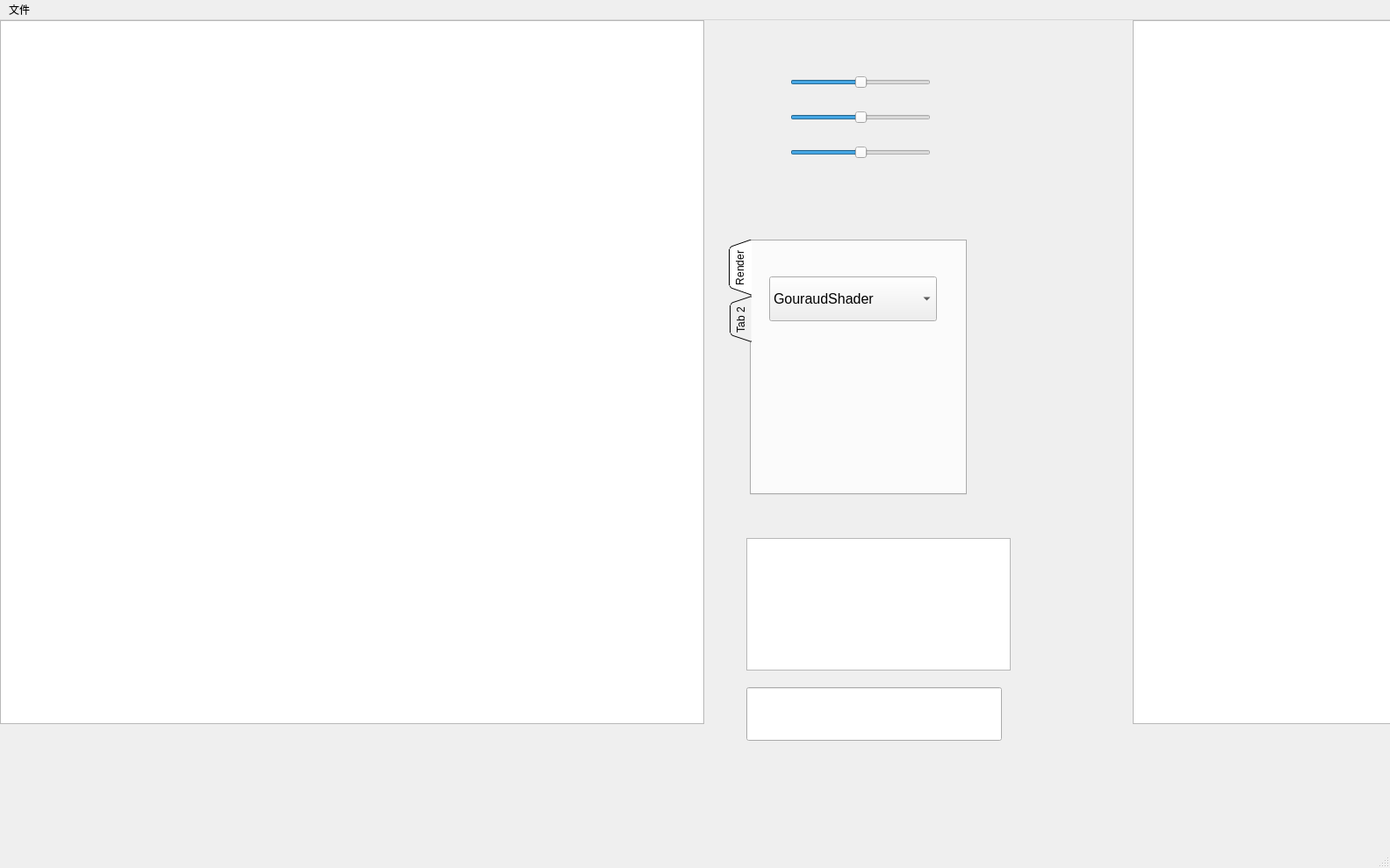
<?xml version="1.0" encoding="UTF-8"?>
<ui version="4.0">
 <class>MainWindow</class>
 <widget class="QMainWindow" name="MainWindow">
  <property name="geometry">
   <rect>
    <x>0</x>
    <y>0</y>
    <width>1583</width>
    <height>989</height>
   </rect>
  </property>
  <property name="windowTitle">
   <string>MainWindow</string>
  </property>
  <widget class="QWidget" name="centralwidget">
   <widget class="QTextBrowser" name="DebugLog">
    <property name="geometry">
     <rect>
      <x>850</x>
      <y>590</y>
      <width>301</width>
      <height>151</height>
     </rect>
    </property>
    <property name="html">
     <string>&lt;!DOCTYPE HTML PUBLIC &quot;-//W3C//DTD HTML 4.0//EN&quot; &quot;http://www.w3.org/TR/REC-html40/strict.dtd&quot;&gt;
&lt;html&gt;&lt;head&gt;&lt;meta name=&quot;qrichtext&quot; content=&quot;1&quot; /&gt;&lt;meta charset=&quot;utf-8&quot; /&gt;&lt;style type=&quot;text/css&quot;&gt;
p, li { white-space: pre-wrap; }
&lt;/style&gt;&lt;/head&gt;&lt;body style=&quot; font-family:'Microsoft YaHei UI'; font-size:9pt; font-weight:400; font-style:normal;&quot;&gt;
&lt;p style=&quot;-qt-paragraph-type:empty; margin-top:0px; margin-bottom:0px; margin-left:0px; margin-right:0px; -qt-block-indent:0; text-indent:0px;&quot;&gt;&lt;br /&gt;&lt;/p&gt;&lt;/body&gt;&lt;/html&gt;</string>
    </property>
   </widget>
   <widget class="QGraphicsView" name="graphicsView">
    <property name="geometry">
     <rect>
      <x>0</x>
      <y>0</y>
      <width>802</width>
      <height>802</height>
     </rect>
    </property>
   </widget>
   <widget class="QGraphicsView" name="zbufferGView">
    <property name="geometry">
     <rect>
      <x>1290</x>
      <y>0</y>
      <width>802</width>
      <height>802</height>
     </rect>
    </property>
   </widget>
   <widget class="QTabWidget" name="tabWidget">
    <property name="geometry">
     <rect>
      <x>830</x>
      <y>250</y>
      <width>271</width>
      <height>291</height>
     </rect>
    </property>
    <property name="font">
     <font>
      <pointsize>9</pointsize>
     </font>
    </property>
    <property name="layoutDirection">
     <enum>Qt::LeftToRight</enum>
    </property>
    <property name="autoFillBackground">
     <bool>false</bool>
    </property>
    <property name="tabPosition">
     <enum>QTabWidget::West</enum>
    </property>
    <property name="tabShape">
     <enum>QTabWidget::Triangular</enum>
    </property>
    <property name="currentIndex">
     <number>0</number>
    </property>
    <widget class="QWidget" name="tab_render">
     <property name="font">
      <font>
       <pointsize>13</pointsize>
      </font>
     </property>
     <attribute name="title">
      <string>Render</string>
     </attribute>
     <widget class="QComboBox" name="comboBox">
      <property name="geometry">
       <rect>
        <x>20</x>
        <y>40</y>
        <width>191</width>
        <height>51</height>
       </rect>
      </property>
      <property name="font">
       <font>
        <pointsize>12</pointsize>
       </font>
      </property>
      <property name="currentIndex">
       <number>1</number>
      </property>
      <item>
       <property name="text">
        <string>FlatShader</string>
       </property>
      </item>
      <item>
       <property name="text">
        <string>GouraudShader</string>
       </property>
      </item>
      <item>
       <property name="text">
        <string>PhongShader</string>
       </property>
      </item>
      <item>
       <property name="text">
        <string>ToonShader</string>
       </property>
      </item>
     </widget>
    </widget>
    <widget class="QWidget" name="tab_3">
     <attribute name="title">
      <string>Tab 2</string>
     </attribute>
    </widget>
   </widget>
   <widget class="QWidget" name="TransformWidget" native="true">
    <property name="geometry">
     <rect>
      <x>880</x>
      <y>30</y>
      <width>221</width>
      <height>161</height>
     </rect>
    </property>
    <widget class="QSlider" name="lightX">
     <property name="geometry">
      <rect>
       <x>20</x>
       <y>30</y>
       <width>160</width>
       <height>22</height>
      </rect>
     </property>
     <property name="minimum">
      <number>-50</number>
     </property>
     <property name="maximum">
      <number>50</number>
     </property>
     <property name="value">
      <number>0</number>
     </property>
     <property name="orientation">
      <enum>Qt::Horizontal</enum>
     </property>
    </widget>
    <widget class="QSlider" name="lightY">
     <property name="geometry">
      <rect>
       <x>20</x>
       <y>70</y>
       <width>160</width>
       <height>22</height>
      </rect>
     </property>
     <property name="minimum">
      <number>-50</number>
     </property>
     <property name="maximum">
      <number>50</number>
     </property>
     <property name="value">
      <number>0</number>
     </property>
     <property name="orientation">
      <enum>Qt::Horizontal</enum>
     </property>
    </widget>
    <widget class="QSlider" name="lightZ">
     <property name="geometry">
      <rect>
       <x>20</x>
       <y>110</y>
       <width>160</width>
       <height>22</height>
      </rect>
     </property>
     <property name="minimum">
      <number>-50</number>
     </property>
     <property name="maximum">
      <number>50</number>
     </property>
     <property name="value">
      <number>0</number>
     </property>
     <property name="orientation">
      <enum>Qt::Horizontal</enum>
     </property>
    </widget>
   </widget>
   <widget class="QLineEdit" name="debug">
    <property name="geometry">
     <rect>
      <x>850</x>
      <y>760</y>
      <width>291</width>
      <height>61</height>
     </rect>
    </property>
   </widget>
  </widget>
  <widget class="QMenuBar" name="menubar">
   <property name="geometry">
    <rect>
     <x>0</x>
     <y>0</y>
     <width>1583</width>
     <height>26</height>
    </rect>
   </property>
   <widget class="QMenu" name="menu">
    <property name="title">
     <string>文件</string>
    </property>
    <addaction name="actionOpen"/>
   </widget>
   <addaction name="menu"/>
  </widget>
  <widget class="QStatusBar" name="statusbar"/>
  <action name="actionOpen">
   <property name="text">
    <string>Open</string>
   </property>
  </action>
 </widget>
 <resources/>
 <connections/>
</ui>
